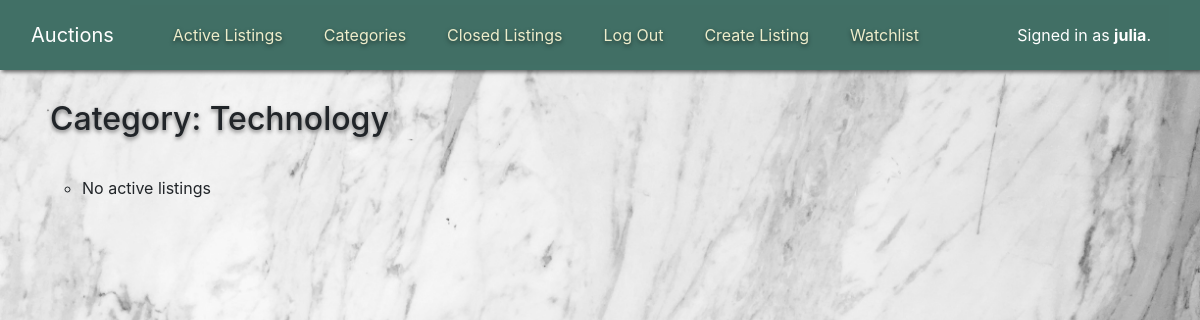
Page /category/1 (signed in) on the earlier database version.
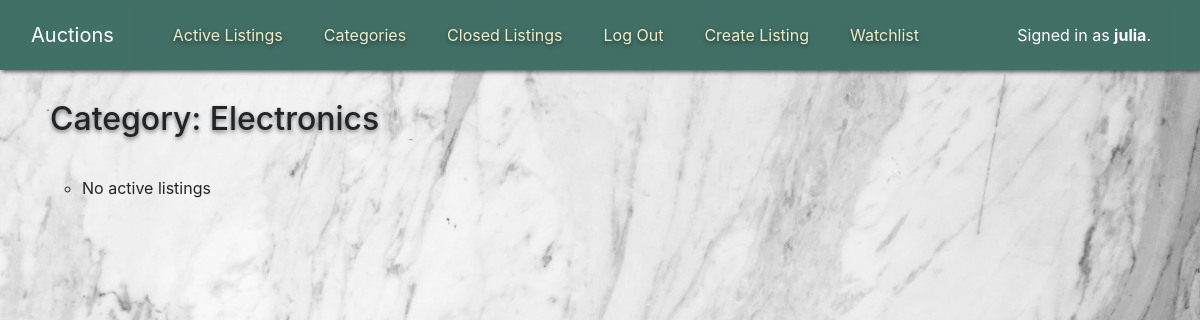
Same page on the later database version.
### auctions/models.py (models this page shows, shortened)
class Category(models.Model):
    title = models.CharField(max_length=100)

### auctions/views.py (the view)
# urls.py: path("category/<int:category_id>", views.category, name="category"),
def category(request, category_id):
    category = Category.objects.get(pk=category_id)
    listings = category.listings.all()
    active = []
    for listing in listings:
        if listing.active:
            active.append(listing)
    return render(request, "auctions/category.html", {
        "listings":active, "category": category
    })

### auctions/templates/auctions/category.html (shortened to what this page needs)
{% extends "auctions/layout.html" %}
{% block body %}
    <h2>Category: {{category.title}}</h2>
    <ul class="list-group">
        {% for listing in listings %}
            <a href="{% url 'listing' listing.id%}">
                <li class="listing list-group-item">
                    {% if listing.picture %}
                    <img src="{{ listing.picture.url }}" alt="" width="250">
                    {% endif %}
                    <div class="wrapper">
                        <h4>{{listing.title}}</h4>
                        <br>
                        <h5>Price: ${{listing.starting_bid}}</h5>
                        <h6>{{listing.description}}</h6>
                        Created {{listing.time}}
                    </div>
                </li>
            </a>
        {%empty%}
            <ul>
                <li>No active listings</li>
            </ul>
        {%endfor%}
    </ul>
{% endblock %}

Differences in the rows shown:
changed Category: title "Technology" → "Electronics"
